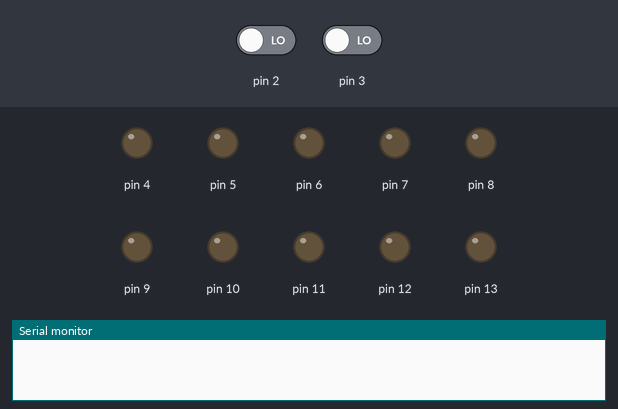
Recording of a sketch running on a simulated Arduino Uno, built with avr-gcc and run on an emulated ATmega328P. Shown: output pins drawn as LEDs (lit = HIGH), the last lines printed to the serial monitor. Dashed ring = blinking. The test bench sets the inputs (shaded band); at power-on: pin 2 LOW, pin 3 LOW.

Above: at 1.2 s.
1.3 s: pin 2 driven HIGH
At 4.1 s:
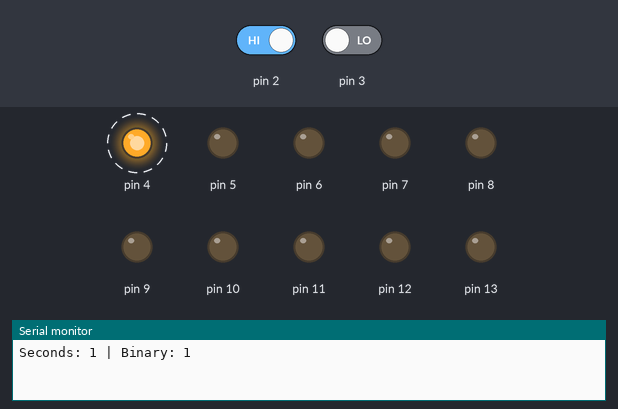
4.3 s: pin 3 driven HIGH
At 7.8 s:
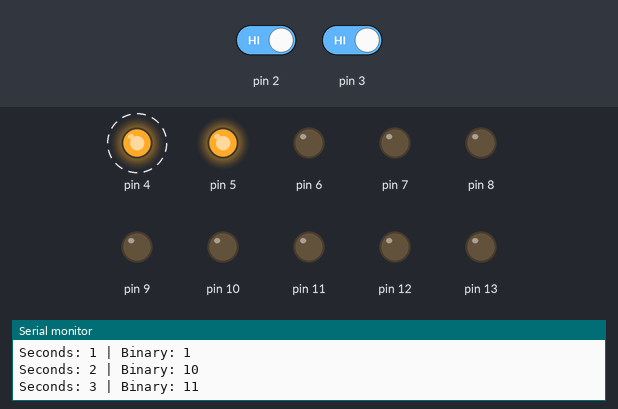
At 21.6 s:
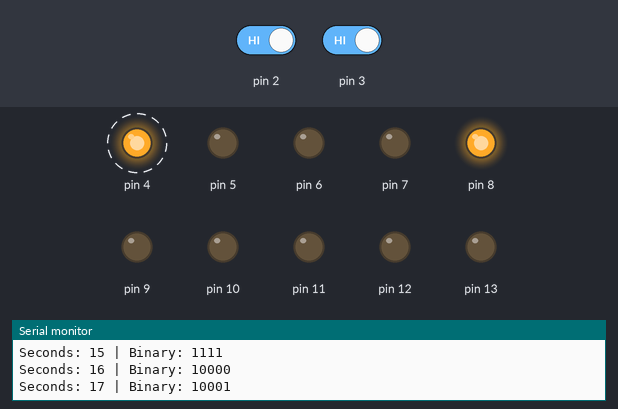
Timing chart, 0 to 24.8 s (numbered marks = the images above; inputs shaded):
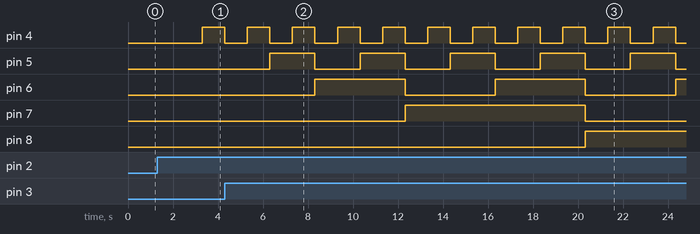

Measured:
- after the input at 1.3 s, pin 4: LOW → HIGH after 2.0 s
- after the input at 4.3 s, pin 8: LOW → HIGH after 16.0 s instead of 14.0 s
- by itself, pin 5: alternates HIGH for 2.0 s and LOW for 2.0 s
- by itself, pin 6: alternates HIGH for 4.0 s and LOW for 4.0 s

The sketch:

TP_1_SPD.ino
```cpp
/*

Arduino - Trabajo Práctico 01

Antes de empezar lea lo siguiente:
Respetar las reglas de estilo en cuanto a la documentación del código, se prolij@. Recuerda que cuando
programamos, solo dios y vos saben que quisiste escribir, en cambio si no sos prolij@, cuando quieras ver el
código dentro de varios años solo dios sabrá que codeaste (Con suerte).

1. Trabajo Práctico 01: Cronómetro Binario

Crear un circuito con los conocimientos y buenas prácticas aprendidas el cual siga las
siguientes directivas:
1.1. Al iniciar la simulación, todos los led deben comenzar apagados.
1.2. Cada 1 segundo que transcurra, se deben encender los led de acuerdo al número que
representan.
1.3. El numero 15 (0000001111) se representaria encendiendo los leds AMARILLO y NARANJA.
1.4. Al pasar al número 16 (0000010000), se deben apagar todos los led anteriores y
encenderse uno de los leds VERDES. (Nótese, en el ejemplo los 0 representan los led
apagados y los 1 los led encendidos).
1.5. Al presionar el botón START, debe iniciar el cronómetro, al volver a presionarlo hará que la
secuencia se detenga. (Como si se hubiese presionado pausa).
1.6. Al presionar el botón RESET, el cronómetro debe reiniciarse y arrancar de 0.
1.7. El número máximo a mostrar (tanto con leds como por consola) será el 1023 (Todos los leds
prendidos) al pasarlo se deberán apagar los leds y no mostrar nada por consola.
1.8. Tip: Modularizar la función que controla el encendido de los LEDS y de ser posible, todo el
código para evitar repetir líneas. Usar millis para controlar el tiempo del contador para que el
cambio de los leds encendidos sea perceptible para el ojo humano y documentar cada
función creada en el código. (Un breve comentario que diga que es lo que hace esa
función).
*/


void dibujar(unsigned long);
void apagarLeds();

void setup()
{
  pinMode(4, OUTPUT);
  pinMode(5, OUTPUT);
  pinMode(6, OUTPUT);
  pinMode(7, OUTPUT);
  pinMode(8, OUTPUT);
  pinMode(9, OUTPUT);
  pinMode(10, OUTPUT);
  pinMode(11, OUTPUT);
  pinMode(12, OUTPUT);
  pinMode(13, OUTPUT);

  pinMode(2, INPUT);
  pinMode(3, INPUT);

  Serial.begin(9600);
}


unsigned long millisAntes=0;
unsigned long millisAhora=0;
unsigned long tiempoTotal = 0;
unsigned long tiempoHigh=0;
unsigned long tiempoLow=0;

unsigned long termino;
//int numeroBinario[10];
int millisPausa;
int botonAntes=LOW;
int botonResetAntes= LOW;
int estadoBoton=LOW;
int flagStart=LOW;

unsigned long contador = 0;
unsigned long comienzo = 0;


void loop()
{

  int botonAhora = digitalRead(2);
  int botonReset = digitalRead(3);

  if(botonReset == HIGH && botonResetAntes == LOW)
  {
    tiempoTotal = 0;
    apagarLeds();


  }


  if(botonAhora == HIGH && botonAntes == LOW)
  {
		flagStart= !flagStart;
    	if(flagStart == HIGH)
        {

           //("Prende la luz")
           comienzo = millis();
           millisAhora = millis();
        }
    	if(flagStart == LOW)
        {
            //("Pausa la secuencia")

        }

    	if(tiempoTotal >= 1023)
        {
         	tiempoTotal = 0;
          	flagStart = !flagStart;
        }
   }

  if(flagStart==HIGH)
  {
    if(millis()- millisAhora >= 1000)
    {

      if(tiempoTotal < 1024)
      {
       	dibujar(tiempoTotal);
        millisAhora = millis();
        if(tiempoTotal>0)
        {
            Serial.print ("Seconds: ");
      		Serial.print (tiempoTotal);
      		Serial.print (" | ");
      		Serial.print ("Binary: ");
      		Serial.println(tiempoTotal,BIN);
        }
      }else
      {
        apagarLeds();
      }
      tiempoTotal++;
    }


  }
  botonResetAntes = botonReset;
  botonAntes=botonAhora;
  delay(20);
}


void dibujar(unsigned long tiempoTotal)
{
  int led;
  for(led = 4; led <=13; led++)
  {
      if(tiempoTotal%2 == 0)
  	  {
        //Serial.println("Dibuja 0");
    	digitalWrite(led, LOW);
        tiempoTotal = tiempoTotal/2;

  	   	}else
  			{
        	//Serial.println("Dibuja 1");
    		digitalWrite(led,HIGH);
        	tiempoTotal = (tiempoTotal/2);

  	    	}
      if(tiempoTotal == 0)
      {
        break;
      }

  	  }

}

void apagarLeds()
{
  	int led;
  	for(led = 4; led <=13; led++)
    {
      digitalWrite(led, LOW);
    }
}
```
